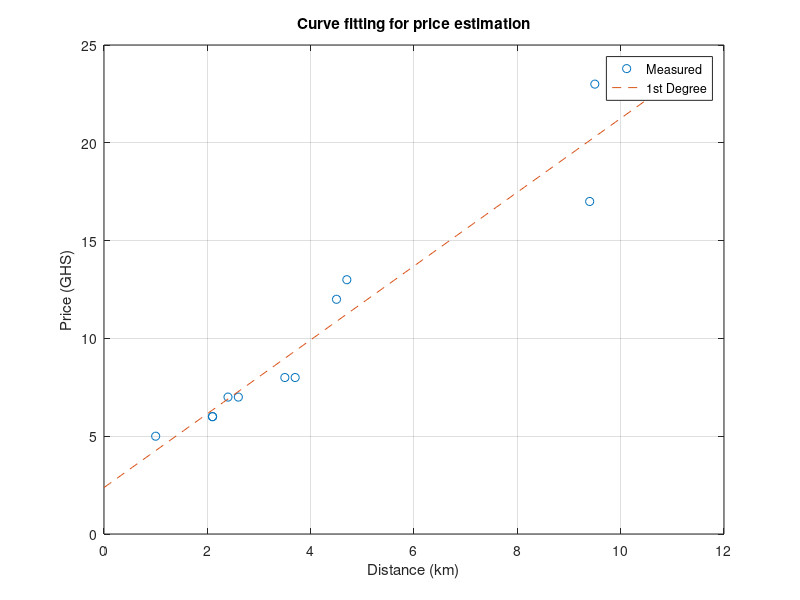

Reproduce this figure in MATLAB.
% curve fitting for pricing
clear;
clc;
close all;
x = [1, 2.1, 2.1, 2.4, 2.6, 3.5, 3.7, 4.5, 4.7, 9.4, 9.5];
y = [5, 6, 6, 7, 7, 8, 8, 12, 13, 17, 23];
a1 = polyfit(x, y, 1);
x1 = linspace(0, length(x), 101);
y1 = polyval(a1, x1);
%a2 = polyfit(x, y, 4);
%y2 = polyval(a2, x1);
plot(x,y,'o',x1,y1,'--'),...%, x1, y2),...
    xlabel('Distance (km)'),ylabel('Price (GHS)'),...
    title('Curve fitting for price estimation'),...
    legend('Measured','1st Degree'),...
    grid('on')